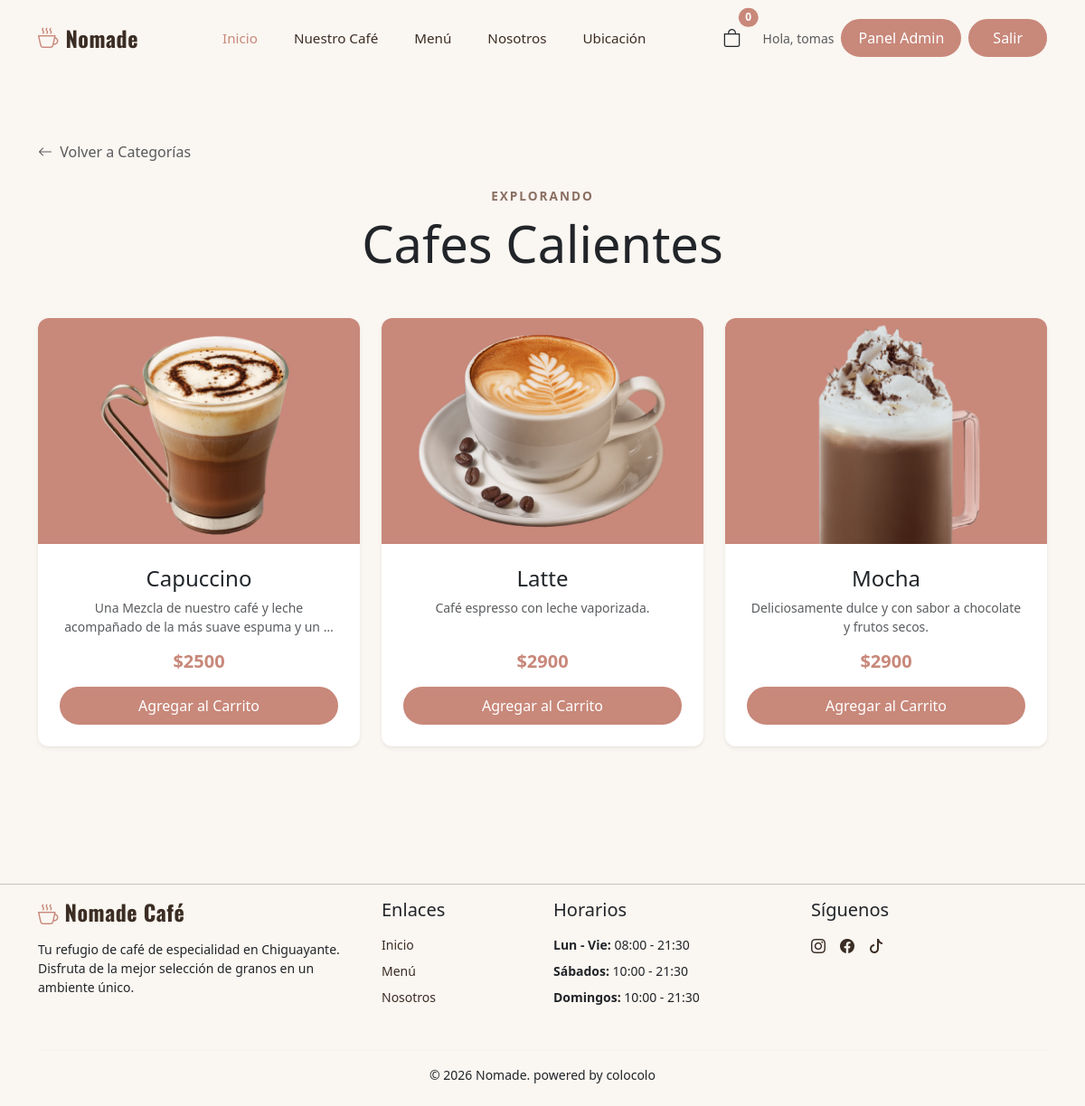
The page /categoria/2/ (signed in) on the database its author committed.
### catalogo/models.py (models this page shows, shortened)
class Categoria(models.Model):
    nombre = models.CharField( max_length=100)
    image = models.ImageField(upload_to='categorias/', null=True, blank=True)

class Producto(models.Model):
    nombre = models.CharField(max_length=200)
    descripcion = models.TextField()
    precio = models.IntegerField()
    stock = models.IntegerField()
    image = models.ImageField(upload_to='productos/', null=True, blank=True)
    categoria = models.ForeignKey(Categoria, on_delete=models.CASCADE, related_name='productos')

### catalogo/views.py (the view)
# urls.py: path('categoria/<int:categoria_id>/', views.ordernar_categorias_view, name='filtro_categoria'),
def ordernar_categorias_view(request, categoria_id):
    categoria = Categoria.objects.get(id=categoria_id) # se busca la categoria.
    productos = Producto.objects.filter(categoria=categoria) # buscan los productos que pertenecen a esa categoria.
    contexto = {
        'categoria': categoria,
        'productos': productos
    }
    return render(request, 'catalogo/productos.html', contexto) # se muestran los productos filtrados.

### catalogo/context_processors.py (called while the page is built)
def cantidad_carrito(request):
    total = 0
    if 'carrito' in request.session: # si ya hay un carrito
        for key, value in request.session['carrito'].items():
            total += value['cantidad'] # suma la cantidad de cada prod guardado
    return {'cantidad_carrito' : total} #envia la cantidad al html

### catalogo/templates/catalogo/productos.html (shortened to what this page needs)
{% extends 'catalogo/base.html' %}
{% block content %}
<div class="container py-5 mt-4">
    <a href="{% url 'menu' %}" class="text-decoration-none text-muted mb-4 d-inline-block">
        <i class="bi bi-arrow-left me-1"></i> Volver a Categorías
    </a>
    <div class="text-center mb-5">
        <span class="text-uppercase fw-bold letter-spacing-1"
            style="color: var(--muted-foreground); letter-spacing: 2px; font-size: 0.85rem;">Explorando</span>
        <h2 class="display-4 mt-2 font-playfair">{{ categoria.nombre }}</h2>
    </div>
    <div class="row g-4">
        {% for producto in productos %}
        <div class="col-md-4">
            <div class="card product-card h-100 d-flex flex-column shadow-sm">
                {% if producto.image %}
                <img src="{{ producto.image.url }}" class="card-img-top" alt="{{ producto.nombre }}">
                {% else %}
                <img src="https://images.pexels.com/photos/312418/pexels-photo-312418.jpeg?auto=compress&cs=tinysrgb&w=800"
                    class="card-img-top" alt="">
                {% endif %}
                <div class="card-body p-4 text-center d-flex flex-column flex-grow-1">
                    <h4 class="card-title font-playfair mb-2">{{ producto.nombre }}</h4>
                    <p class="card-text text-muted small mb-3">{{ producto.descripcion|truncatewords:15 }}</p>
                    <div class="mt-auto">
                        <h5 class="fw-bold mb-3" style="color: var(--primary);">${{ producto.precio }}</h5>
                        <button class="btn btn-outline-dark rounded-pill w-100" type="button" data-bs-toggle="offcanvas"
                            data-bs-target="#offcanvasProducto{{producto.id}}"
                            aria-controls="offcanvasProducto{{producto.id}}">
                            Agregar al Carrito
                        </button>
                    </div>
                </div>
            </div>
        </div>
        {% empty %}
        <div class="col-12 text-center py-5">
            <i class="bi bi-cup text-muted fs-1 mb-3 d-block opacity-50"></i>
            <h4 class="font-playfair text-muted">Aún no hay productos en esta categoría.</h4>
            <p>¡Estamos preparando algo delicioso!</p>
        </div>
        {% endfor %}
    </div>
</div>
{% endblock content %}

### catalogo/templates/catalogo/base.html (shortened to what this page needs)
{% load static %}
<!DOCTYPE html>
<html>
    <head>
        <link href="https://cdn.jsdelivr.net/npm/bootstrap@5.3.0/dist/css/bootstrap.min.css" rel="stylesheet">
        <link rel="stylesheet" href="https://cdn.jsdelivr.net/npm/bootstrap-icons@1.11.1/font/bootstrap-icons.css">
        <link rel="stylesheet" href="{% static 'catalogo/css/style.css' %}?v=2">
    </head>
    <body>
        <nav class="navbar navbar-expand-lg custom-navbar">
            <div class="container">
                <a class="navbar-brand d-flex align-items-center" href="{% url 'inicio' %}">
                    <i class="bi bi-cup-hot brand-icon"></i>
                    <span class="brand-text ms-2">Nomade</span>
                </a>
                <div class="collapse navbar-collapse" id="navbarNomade">
                    <ul class="navbar-nav mx-auto mb-2 mb-lg-0">
                        <li class="nav-item">
                            <a class="nav-link active" href="{% url 'inicio' %}">Inicio</a>
                        </li>
                        <li class="nav-item"><a class="nav-link" href="{% url 'nuestro_cafe' %}">Nuestro Café</a></li>
                        <li class="nav-item"><a class="nav-link" href="{% url 'menu' %}">Menú</a></li>
                        <li class="nav-item"><a class="nav-link" href="{% url 'nosotros' %}">Nosotros</a></li>
                        <li class="nav-item"><a class="nav-link" href="{% url 'ubicacion' %}">Ubicación</a></li>
                    </ul>
                    <div class="d-flex align-items-center gap-3">
                        <a href="{% url 'ver_carrito' %}" class="position-relative text-dark text-decoration-none p-2">
                            <i class="bi bi-bag fs-5"></i>
                            <span class="position-absolute top-0 start-100 translate-middle badge rounded-pill" style="background-color: var(--primary); font-size: 0.75rem;">
                                {{cantidad_carrito | default:"0"}}
                            </span>
                        </a>
                        {% if user.is_authenticated %}
                            <div class="d-flex align-items-center gap-2">
                                <span class="text-muted small d-none d-md-block">Hola, {{ user.username }}</span>
                                {% if user.is_staff or user.is_superuser %}
                                <a href="{% url 'admin_panel:dashboard' %}" class="btn btn-dark rounded-pill px-3">
                                    Panel Admin
                                </a>
                                {% endif %}
                                <form method="post" action="{% url 'logout' %}" style="margin: 0;">
                                    <button type="submit" class="btn btn-outline-dark rounded-pill px-4">Salir</button>
                                </form>
                            </div>
                        {% else %}
                            <a href="{% url 'login' %}" class="btn btn-primary-custom rounded-pill px-4 shadow-sm">Iniciar Sesión</a>
                        {% endif %}
                    </div>
                </div>
            </div>
        </nav>
        {% block content %}
        {% endblock content %}
        <footer class="pt-5 pb-4 mt-5">
            <hr class="mt-2 mb-3" style="border-color: solid var(--border);">
            <div class="container">
                <div class="row">
                    <div class="col-lg-4 col-md-6 mb-4">
                        <h5 class="brand-text mb-3">
                            <i class="bi bi-cup-hot brand-icon"></i> Nomade Café
                        </h5>
                        <p class="small">
                            Tu refugio de café de especialidad en Chiguayante. Disfruta de la mejor selección de granos en un ambiente único.
                        </p>
                    </div>
                    <div class="col-lg-2 col-md-6 mb-4">
                        <h5 class="mb-3">Enlaces</h5>
                        <ul class="list-unstyled small">
                            <li class="mb-2"><a href="{% url 'inicio' %}" class="text-decoration-none" style="color: var(--foreground);">Inicio</a></li>
                            <li class="mb-2"><a href="{% url 'menu' %}" class="text-decoration-none" style="color: var(--foreground);">Menú</a></li>
                            <li class="mb-2"><a href="{% url 'nosotros' %}" class="text-decoration-none" style="color: var(--foreground);">Nosotros</a></li>
                        </ul>
                    </div>
                    <div class="col-lg-3 col-md-6 mb-4">
                        <h5 class="mb-3">Horarios</h5>
                        <ul class="list-unstyled small">
                            <li class="mb-2"><strong>Lun - Vie:</strong> 08:00 - 21:30</li>
                            <li class="mb-2"><strong>Sábados:</strong> 10:00 - 21:30</li>
                            <li class="mb-2"><strong>Domingos:</strong> 10:00 - 21:30</li>
                        </ul>
                    </div>
                    <div class="col-lg-3 col-md-6 mb-4">
                        <h5 class="mb-3">Síguenos</h5>
                        <div class="d-flex gap-3">
                            <a href="#" style="color: var(--foreground);"><i class="bi bi-instagram"></i></a>
                            <a href="#" style="color: var(--foreground);"><i class="bi bi-facebook"></i></a>
                            <a href="#" style="color: var(--foreground);"><i class="bi bi-tiktok"></i></a>
                        </div>
                    </div>
                </div>
                <hr class="mt-2 mb-3" style="border-color: var(--border);">
                <div class="row align-items-center">
                    <div class="col-12 text-center">
                        <p class="small mb-0">
                            © 2026 Nomade. powered by colocolo
                        </p>
                    </div>
                </div>
            </div>
        </footer>
    </body>
</html>

### catalogo/static/catalogo/css/style.css (style rules this page uses)
:root { --background: #FAF6F1 ; --foreground: #3B2D24; --card: #FFF9F5; --primary: #C8887A; --primary-foreground: #FFF9F5; --secondary: #EAD8CB; --secondary-foreground: #3B2D24; --muted: #F2E8DE; --muted-foreground: #8A6F62; --accent: #A8C3A4; --accent-foreground: #2B3D28; --border: rgba(160,120,96,0.2); }
body { background-color: var(--background); }
.custom-navbar { background-color: var(--background); padding: 1.2rem 0; }
.brand-text { font-family: 'Oswald'; font-weight: bold; font-size: 1.5rem; color: var(--foreground); letter-spacing: 0.5px; }
.brand-icon { font-size: 1.4rem; color: var(--primary); }
.custom-navbar .navbar-nav .nav-link { color: var(--foreground); margin: 0 12px; font-size: 0.95rem; font-weight: 500; transition: color 0.3s ease; }
.custom-navbar .navbar-nav .nav-link.active, .custom-navbar .navbar-nav .nav-link:hover { color: var(--primary); }
.btn { color: #fff; background-color: var(--primary); border: solid var(--primary); transition: transform 0.3s ease, box-shadow 0.3s ease; }
.product-card { background-color: #FFFFFF; border: none; border-radius: 12px; overflow: hidden; transition: transform 0.3s ease, box-shadow 0.3s ease; }
.product-card img { height: 250px; width: 100%; object-fit: cover; }

### rows shown on the page
Categoria: nombre "Cafes Calientes"
Producto: image (picture), nombre "Capuccino", descripcion "Una Mezcla de nuestro café y leche acompañado de la más suave espuma y un …", precio "2500"
Producto: image (picture), nombre "Latte", descripcion "Café espresso con leche vaporizada.", precio "2900"
Producto: image (picture), nombre "Mocha", descripcion "Deliciosamente dulce y con sabor a chocolate y frutos secos.", precio "2900"

### other values the page prints
{{ cantidad_carrito | default:"0" }} "0"
{{ user.username }} "tomas"
